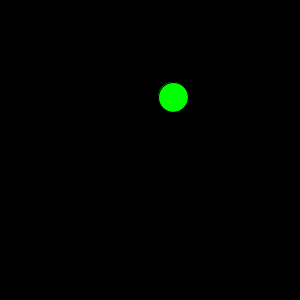
Frame 1 (no input)
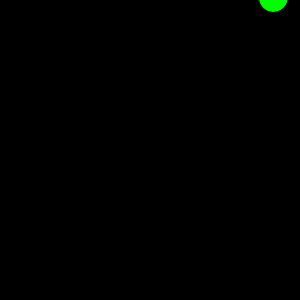
Frame 60 (the mouse pressed at the canvas centre just before this capture)
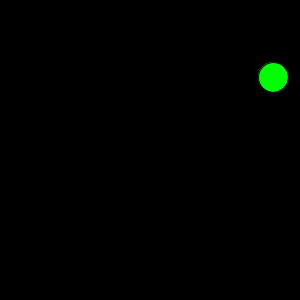
Frame 120 (the mouse held since frame 60 and released just before this capture)

The Processing sketch that drew these frames (run headless with seeded random() and noise(); from frame 60 on, the mouse is pressed at the canvas centre):

// Processing sketch: processing_82423
// ── processing_82423.pde

//Michael H  C.P 1  Mods 16-17
// Bouncing Ball


ball joe;
void setup()
{
  joe = new ball();
  size (300,300);
}
void draw()
{
  background(0);
  joe.move();
  joe.bounce();
  joe.show();
}

class ball
{
  int x,y;
  boolean up,right;
  ball()
  {
    x= int(random(300));
    y= int(random(300));
    up=false;
    right= false;
  }


void move()
{
  if (right==true)
  {
    x+=20;
  }
  else
  {
    x-=20;
  }
  if (up==true)
  {
    y-=20;
  }
  else
  {
    y+=20;
  }
}
void bounce()
{
  if (x<0)
  {
    right=true;
  }
  if (x>300)
  {
    right=false;
  }
  if (y<0)
  {
    up=false;
  }
  if (y>300)
  {
    up=true;
  }
}
void show()
{
  fill(0,255,0);
  ellipse(x,y,30,30);
}
}
